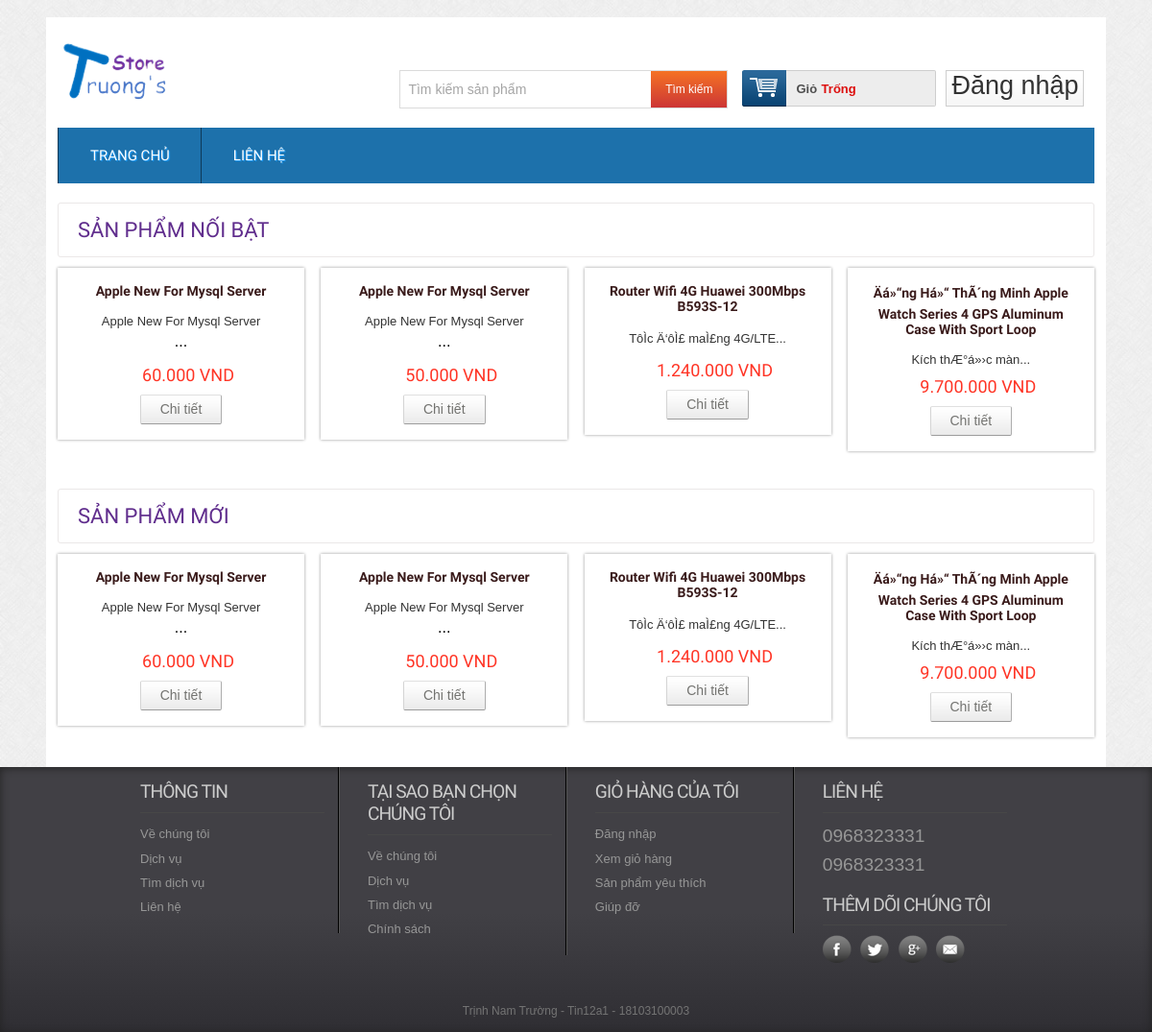
Before: / with the older database file.
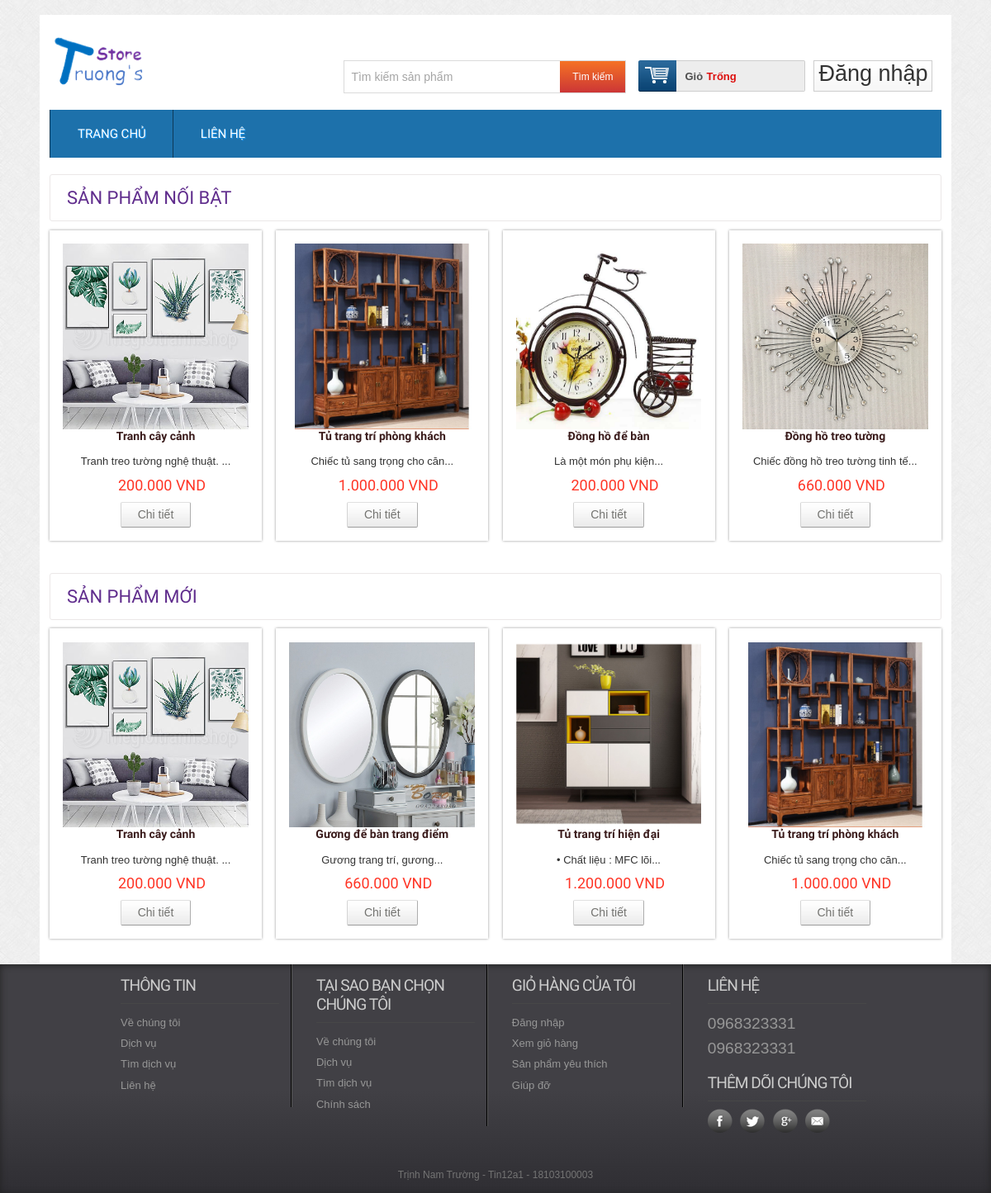
After: the same page with the newer database file.
### tables this page shows
CREATE TABLE `tbl_product` (
  `productId` int(11) NOT NULL,
  `productName` tinytext NOT NULL,
  `product_code` varchar(200) NOT NULL,
  `productQuantity` varchar(50) NOT NULL,
  `product_soldout` varchar(50) NOT NULL DEFAULT '0',
  `product_remain` varchar(50) NOT NULL,
  `catId` int(11) NOT NULL,
  `brandId` int(11) NOT NULL,
  `product_desc` text NOT NULL,
  `type` int(11) NOT NULL,
  `price` varchar(255) NOT NULL,
  `image` varchar(255) NOT NULL
);

### classes/cart.php (called while the page is built, shortened)
<?php
	$filepath = realpath(dirname(__FILE__));
	include_once ($filepath.'/../lib/database.php');
	include_once ($filepath.'/../helpers/format.php');
?>
<?php
	class cart
	{
		private $db;
		public function __construct()
		{
			$this->db = new Database();
		}
		public function check_cart()
		{
			$sId = session_id();
			$query = "SELECT * FROM tbl_cart WHERE sId = '$sId' ";
			$result = $this->db->select($query);
			return $result;
		}
	}
 ?>

### lib/database.php (called while the page is built, shortened)
<?php
Class Database extends PDO{
   public $host   = DB_HOST;
   public $user   = DB_USER;
   public $pass   = DB_PASS;
   public $dbname = DB_NAME;
   public $link;
private function connectDB(){
   $this->link = new mysqli($this->host, $this->user, $this->pass,
    $this->dbname);
 }
public function select($query){
  $result = $this->link->query($query) or
   die($this->link->error.__LINE__);
  if($result->num_rows > 0){
    return $result;
  } else {
    return false;
  }
 }
}

### lib/session.php (called while the page is built, shortened)
<?php
class Session{
 public static function get($key){
    if (isset($_SESSION[$key])) {
     return $_SESSION[$key];
    } else {
     return false;
    }
 }
}
?>

### classes/product.php (called while the page is built, shortened)
<?php
	$filepath = realpath(dirname(__FILE__));
	include_once ($filepath.'/../lib/database.php');
	include_once ($filepath.'/../helpers/format.php');
?>
<?php
	class product
	{
		private $db;
		public function __construct()
		{
			$this->db = new Database();
		}
		public function getproduct_featheread()
		{
			$query = "SELECT * FROM tbl_product where type = '0' order by productId desc LIMIT 4 ";
			$result = $this->db->select($query);
			return $result;
		}
		public function getproduct_new()
		{
			$query = "SELECT * FROM tbl_product order by productId desc LIMIT 4 ";
			$result = $this->db->select($query);
			return $result;
		}
	}
 ?>

### helpers/format.php (called while the page is built, shortened)
<?php
class Format{
 public function textShorten($text, $limit = 400){
    $text = $text. " ";
    $text = substr($text, 0, $limit);
    $text = substr($text, 0, strrpos($text, ' '));
    $text = $text."...";
    return $text;
 }
 public function format_currency($n=0){
        $n=(string)$n;
        $n=strrev($n);
        $res='';
        for($i=0;$i<strlen($n);$i++){
            if($i%3==0 && $i!=0){
                $res.='.';
            }
            $res.=$n[$i];
        }
        $res=strrev($res);
        return $res;
    }
}
?>

### index.php (the view, shortened to what this page needs)
<?php
	include 'inc/header.php';
 ?>
 <div class="main">
    <div class="content">
    	<div class="content_top">
    		<div class="heading">
    		<h3>Sản phẩm nối bật</h3>
    		</div>
    	</div>
	      <div class="section group">
	      	<?php
	      	$product_featheread = $product->getproduct_featheread();
	      	if($product_featheread){
	      		while ($result = $product_featheread->fetch_assoc()) {
	      	 ?>
				<div class="grid_1_of_4 images_1_of_4">
					 <a href="details.php?proid=<?php echo $result['productId'] ?>"><img src="admin/uploads/<?php echo $result['image'] ?>" alt="" /></a>
					 <h2><?php echo $result['productName'] ?></h2>
					 <p><?php echo $fm->textShorten($result['product_desc'], 50) ?></p>
					 <p><span class="price"><?php echo $fm->format_currency($result['price'])." "."VND" ?></span></p>
				     <div class="button"><span><a href="details.php?proid=<?php echo $result['productId'] ?>" class="details">Chi tiết</a></span></div>
				</div>
				<?php
				}
				}
				 ?>
			</div>
			<div class="content_bottom">
    		<div class="heading">
    		<h3>Sản phẩm mới</h3>
    		</div>
    	</div>
			<div class="section group">
			<?php
	      	$product_new = $product->getproduct_new();
	      	if($product_new){
	      		while ($result_new = $product_new->fetch_assoc()) {
	      	 ?>
				<div class="grid_1_of_4 images_1_of_4">
					 <a href="details.php"><img src="admin/uploads/<?php echo $result_new['image'] ?>" alt="" /></a>
					 <h2><?php echo $result_new['productName'] ?></h2>
					 <p><?php echo $fm->textShorten($result_new['product_desc'], 50) ?></p>
					 <p><span class="price"><?php echo $fm->format_currency($result_new['price'])." VND" ?></span></p>
				     <div class="button"><span><a href="details.php?proid=<?php echo $result_new['productId'] ?>" class="details">Chi tiết</a></span></div>
				</div>
			<?php
				}
				}
			?>
			</div>
    </div>
 </div>
<?php
	include 'inc/footer.php';
 ?>

### inc/header.php (shortened to what this page needs)
<?php
    include 'lib/session.php';
?>
<?php
	include 'lib/database.php';
	include 'helpers/format.php';
	$fm = new Format();
	$ct = new cart();
	$product = new product();
?>
<!DOCTYPE HTML>
<head>
<link href="css/style.css" rel="stylesheet" type="text/css" media="all"/>
<link href="css/menu.css" rel="stylesheet" type="text/css" media="all"/>
</head>
<body>
  <div class="wrap">
		<div class="header_top">
			<div class="logo">
				<a href="index.php"><img src="images/mylogo.png" alt="" /></a>
			</div>
			  <div class="header_top_right">
			    <div class="search_box">
				    <form>
				    	<input type="text" value="Tìm kiếm sản phẩm" onfocus="this.value = '';" onblur="if (this.value == '') {this.value = 'Tìm sản phẩm';}"><input type="submit" value="Tìm kiếm">
				    </form>
			    </div>
			    <div class="shopping_cart">
					<div class="cart">
						<a href="#" title="View my shopping cart" rel="nofollow">
								<span class="cart_title">Giỏ</span>
								<span class="no_product">
								<?php
								$check_cart = $ct->check_cart();
								if ($check_cart) {
								 	$sum = Session::get("sum");
								 	$qty = Session::get("qty");
									echo $fm->format_currency($sum).'Đ'.' '.' SL: '.$qty;
								 }else {
								 	echo 'Trống';
								 }
								 ?>
								</span>
							</a>
						</div>
			      </div>
		   <div class="login">
			<?php
			$login_check = Session::get('customer_login');
			if ($login_check==false) {
				echo '<a href="login.php">Đăng nhập</a></div>';
			}else {
				echo '<a href="?customer_id='.Session::get('customer_id').' ">Đăng xuất</a></div>';
			}
			 ?>
	 </div>
 </div>
<div class="menu">
	<ul id="dc_mega-menu-orange" class="dc_mm-orange">
	  <li><a href="index.php">Trang chủ</a></li>
	  <li><a href="contact.php">Liên hệ</a> </li>
	</ul>
</div>

### inc/footer.php (shortened to what this page needs)
</div>
<div class="footer">
	<div class="wrapper">
		<div class="section group">
			<div class="col_1_of_4 span_1_of_4">
				<h4>Thông tin</h4>
				<ul>
					<li><a href="#">Về chúng tôi</a></li>
					<li><a href="#">Dịch vụ</a></li>
					<li><a href="#">Tìm dịch vụ</a></li>
					<li><a href="#">Liên hệ</a></li>
				</ul>
			</div>
			<div class="col_1_of_4 span_1_of_4">
				<h4>Tại sao bạn chọn chúng tôi</h4>
				<ul>
					<li><a href="#">Về chúng tôi</a></li>
					<li><a href="#">Dịch vụ</a></li>
					<li><a href="#">Tìm dịch vụ</a></li>
					<li><a href="#">Chính sách</a></li>
				</ul>
			</div>
			<div class="col_1_of_4 span_1_of_4">
				<h4>Giỏ hàng của tôi</h4>
				<ul>
					<li><a href="contact.html">Đăng nhập</a></li>
					<li><a href="index.html">Xem giỏ hàng</a></li>
					<li><a href="#">Sản phẩm yêu thích</a></li>
					<li><a href="faq.html">Giúp đỡ</a></li>
				</ul>
			</div>
			<div class="col_1_of_4 span_1_of_4">
				<h4>Liên hệ</h4>
				<ul>
					<li><span>0968323331</span></li>
					<li><span>0968323331</span></li>
				</ul>
				<div class="social-icons">
					<h4>Thêm dõi chúng tôi</h4>
					<ul>
						<li class="facebook"><a href="#" target="_blank"> </a></li>
						<li class="twitter"><a href="#" target="_blank"> </a></li>
						<li class="googleplus"><a href="#" target="_blank"> </a></li>
						<li class="contact"><a href="#" target="_blank"> </a></li>
					</ul>
				</div>
			</div>
		</div>
		<div class="copy_right">
			<p>Trịnh Nam Trường - Tin12a1 - 18103100003</p>
		</div>
	</div>
</div>
<link href="css/flexslider.css" rel='stylesheet' type='text/css' />
</body>
</html>

### css/menu.css (style rules this page uses)
ul.dc_mm-orange,ul.dc_mm-orange li { border:none; list-style:none; }
ul.dc_mm-orange { background: #1d71ab !important; background: -moz-linear-gradient(top, #414045 55%, #2f2e33 100%); background: -webkit-gradient(linear, left top, left bottom, color-stop(55%,#414045), color-stop(100%,#2f2e33)); background: -webkit-linear-gradient(top, #414045 55%,#2f2e33 100%); background: -o-linear-gradient(top, #414045 55%,#2f2e33 100%); background: -ms-linear-gradient(top, #414045 55%,#2f2e33 100%); background: linear-gradient(to bottom, #414045 55%,#2f2e33 100%); filter: progid:DXImageTransform.Microsoft.gradient( startColorstr='#414045', endColorstr='#2f2e33',GradientType=0 ); font:normal 13px Arial,sans-serif; padding:0; position:relative; width:100%; }
ul.dc_mm-orange li { float:left; margin:0; padding:0; }
ul.dc_mm-orange li a { color: #fff; display: block; float: left; font-size: 15px; padding: 20px 32px; text-decoration: none; text-shadow: 1px 1px 1px #189eff; text-transform: uppercase; font-family: 'Doppio One', sans-serif; border-left: 2px groove #1d71ab; }

Changed rows visible on the page:
removed tbl_product: productName "Apple New For Mysql Server", product_desc "Apple New For Mysql Server ...", price "60.000"
removed tbl_product: productName "Apple New For Mysql Server", product_desc "Apple New For Mysql Server ...", price "50.000"
removed tbl_product: productName "Router Wifi 4G Huawei 300Mbps B593S-12", product_desc "TôÌc Ä‘ôÌ£ maÌ£ng 4G/LTE...", price "1.240.000"
removed tbl_product: productName "Äá»“ng Há»“ ThÃ´ng Minh Apple Watch Series 4 GPS Aluminum Case With Sport Loop", product_desc "Kích thÆ°á»›c màn...", price "9.700.000"
added tbl_product: image (picture), productName "Tranh cây cảnh", product_desc "Tranh treo tường nghệ thuật. ...", price "200.000"
added tbl_product: image (picture), productName "Tủ trang trí phòng khách", product_desc "Chiếc tủ sang trọng cho căn...", price "1.000.000"
added tbl_product: image (picture), productName "Đồng hồ để bàn", product_desc "Là một món phụ kiện...", price "200.000", shown under "SẢN PHẨM NỐI BẬT"
added tbl_product: image (picture), productName "Đồng hồ treo tường", product_desc "Chiếc đồng hồ treo tường tinh tế...", price "660.000", shown under "SẢN PHẨM NỐI BẬT"
added tbl_product: image (picture), productName "Gương để bàn trang điểm", product_desc "Gương trang trí, gương...", price "660.000", shown under "SẢN PHẨM MỚI"
added tbl_product: image (picture), productName "Tủ trang trí hiện đại", product_desc "• Chất liệu : MFC lõi...", price "1.200.000", shown under "SẢN PHẨM MỚI"
